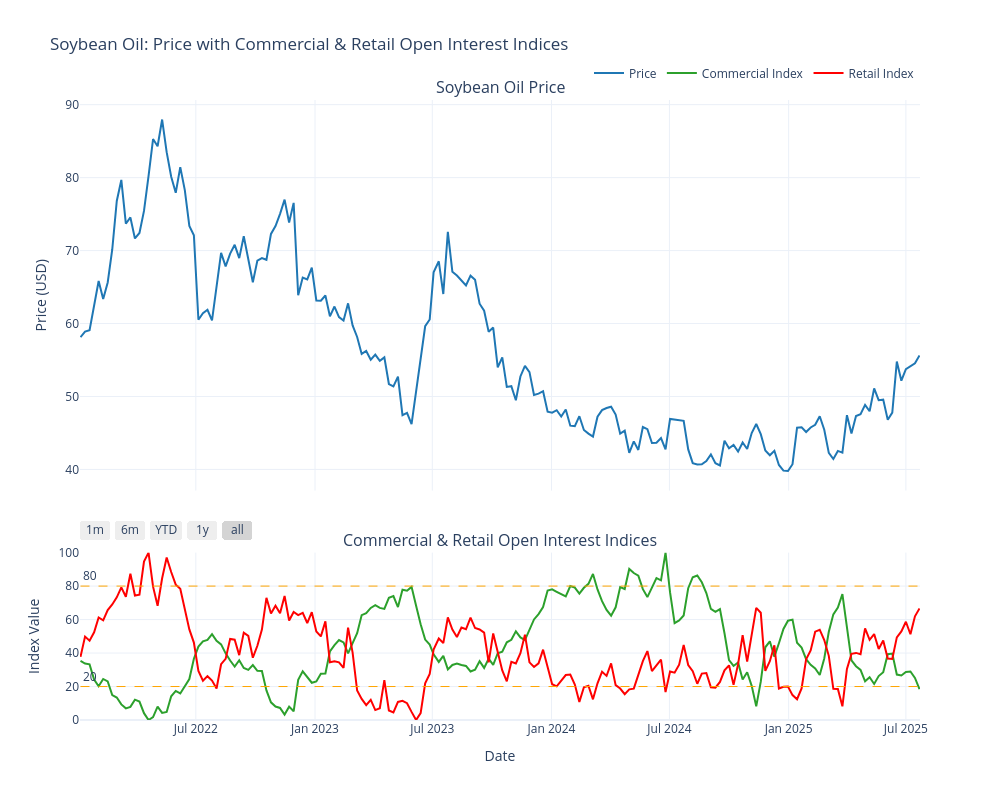

Source (notebook cell):
### Code cell
# Create a two-pane graph for Soybean Oil with price and both commercial and retail open interest indices
import plotly.graph_objects as go
from plotly.subplots import make_subplots
import gc

# Filter data for Soybean Oil
soybean_oil_data = price_data[price_data['Market'] == 'SOYBEAN OIL - CHICAGO BOARD OF TRADE'].copy()

# Sort by date
soybean_oil_data = soybean_oil_data.sort_values('Date')

# Create figure with two rows (panes)
fig = make_subplots(rows=2, cols=1, 
                    shared_xaxes=True, 
                    vertical_spacing=0.1,
                    row_heights=[0.7, 0.3],
                    subplot_titles=("Soybean Oil Price", "Commercial & Retail Open Interest Indices"))

# Add price trace on top pane
fig.add_trace(
    go.Scatter(
        x=soybean_oil_data['Date'],
        y=soybean_oil_data['Close'],
        name="Price",
        line=dict(color="#1f77b4", width=2)
    ),
    row=1, col=1
)

# Add commercial open interest trace on bottom pane
fig.add_trace(
    go.Scatter(
        x=soybean_oil_data['Date'],
        y=soybean_oil_data['Commercial_Index'],
        name="Commercial Index",
        line=dict(color="#2ca02c", width=2)
    ),
    row=2, col=1
)

# Add retail open interest trace on bottom pane
fig.add_trace(
    go.Scatter(
        x=soybean_oil_data['Date'],
        y=soybean_oil_data['Retail_Index'],
        name="Retail Index",
        line=dict(color="red", width=2)
    ),
    row=2, col=1
)

# Add horizontal lines at 20 and 80 for the indices on bottom pane
fig.add_shape(
    type="line", line=dict(color="orange", width=1, dash="dash"),
    y0=20, y1=20, x0=soybean_oil_data['Date'].min(), x1=soybean_oil_data['Date'].max(),
    row=2, col=1
)
fig.add_shape(
    type="line", line=dict(color="orange", width=1, dash="dash"),
    y0=80, y1=80, x0=soybean_oil_data['Date'].min(), x1=soybean_oil_data['Date'].max(),
    row=2, col=1
)

# Add annotations for the 20 and 80 lines
fig.add_annotation(
    x=soybean_oil_data['Date'].min(), y=20,
    text="20", showarrow=False,
    xanchor="left", yanchor="bottom",
    row=2, col=1
)
fig.add_annotation(
    x=soybean_oil_data['Date'].min(), y=80,
    text="80", showarrow=False,
    xanchor="left", yanchor="bottom",
    row=2, col=1
)

# Set overall title and layout
fig.update_layout(
    title_text="Soybean Oil: Price with Commercial & Retail Open Interest Indices",
    legend=dict(orientation="h", yanchor="bottom", y=1.02, xanchor="right", x=1),
    template="plotly_white",
    height=800,
    width=1000,
    hovermode="x unified"
)

# Set y-axes titles
fig.update_yaxes(title_text="Price (USD)", row=1, col=1)
fig.update_yaxes(title_text="Index Value", range=[0, 100], row=2, col=1)

# Update x-axis with range selector on bottom pane
fig.update_xaxes(
    rangeslider_visible=False,
    rangeselector=dict(
        buttons=list([
            dict(count=1, label="1m", step="month", stepmode="backward"),
            dict(count=6, label="6m", step="month", stepmode="backward"),
            dict(count=1, label="YTD", step="year", stepmode="todate"),
            dict(count=1, label="1y", step="year", stepmode="backward"),
            dict(step="all")
        ])
    ),
    row=2, col=1
)

# Update x-axis title on bottom pane
fig.update_xaxes(title_text="Date", row=2, col=1)

# Show the figure
fig.show()

# Clean up memory
gc.collect()

### Figure 1 — Plotly figure (JSON) as saved in the notebook; plotly's stock layout.template omitted (floating-point values rounded to 4 significant figures; data arrays with more than 128 entries replaced by an {"elided": "..."} marker saying what was removed)
{"data": [{"line": {"color": "#1f77b4", "width": 2}, "name": "Price", "type": "scatter", "x": {"elided": "186 str values"}, "xaxis": "x", "y": {"elided": "186 float values"}, "yaxis": "y"}, {"line": {"color": "#2ca02c", "width": 2}, "name": "Commercial Index", "type": "scatter", "x": {"elided": "186 str values"}, "xaxis": "x2", "y": {"elided": "186 float values"}, "yaxis": "y2"}, {"line": {"color": "red", "width": 2}, "name": "Retail Index", "type": "scatter", "x": {"elided": "186 str values"}, "xaxis": "x2", "y": {"elided": "186 float values"}, "yaxis": "y2"}], "layout": {"annotations": [{"font": {"size": 16}, "showarrow": false, "text": "Soybean Oil Price", "x": 0.5, "xanchor": "center", "xref": "paper", "y": 1, "yanchor": "bottom", "yref": "paper"}, {"font": {"size": 16}, "showarrow": false, "text": "Commercial & Retail Open Interest Indices", "x": 0.5, "xanchor": "center", "xref": "paper", "y": 0.27, "yanchor": "bottom", "yref": "paper"}, {"showarrow": false, "text": "20", "x": "2022-01-04T00:00:00", "xanchor": "left", "xref": "x2", "y": 20, "yanchor": "bottom", "yref": "y2"}, {"showarrow": false, "text": "80", "x": "2022-01-04T00:00:00", "xanchor": "left", "xref": "x2", "y": 80, "yanchor": "bottom", "yref": "y2"}], "height": 800, "hovermode": "x unified", "legend": {"orientation": "h", "x": 1, "xanchor": "right", "y": 1.02, "yanchor": "bottom"}, "shapes": [{"line": {"color": "orange", "dash": "dash", "width": 1}, "type": "line", "x0": "2022-01-04T00:00:00", "x1": "2025-07-22T00:00:00", "xref": "x2", "y0": 20, "y1": 20, "yref": "y2"}, {"line": {"color": "orange", "dash": "dash", "width": 1}, "type": "line", "x0": "2022-01-04T00:00:00", "x1": "2025-07-22T00:00:00", "xref": "x2", "y0": 80, "y1": 80, "yref": "y2"}], "title": {"text": "Soybean Oil: Price with Commercial & Retail Open Interest Indices"}, "width": 1000, "xaxis": {"anchor": "y", "domain": [0, 1], "matches": "x2", "showticklabels": false}, "xaxis2": {"anchor": "y2", "domain": [0, 1], "rangeselector": {"buttons": [{"count": 1, "label": "1m", "step": "month", "stepmode": "backward"}, {"count": 6, "label": "6m", "step": "month", "stepmode": "backward"}, {"count": 1, "label": "YTD", "step": "year", "stepmode": "todate"}, {"count": 1, "label": "1y", "step": "year", "stepmode": "backward"}, {"step": "all"}]}, "rangeslider": {"visible": false}, "title": {"text": "Date"}}, "yaxis": {"anchor": "x", "domain": [0.37, 1], "title": {"text": "Price (USD)"}}, "yaxis2": {"anchor": "x2", "domain": [0, 0.27], "range": [0, 100], "title": {"text": "Index Value"}}}}
